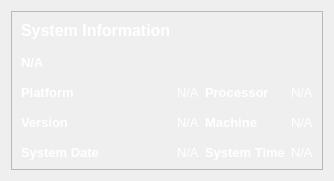
            <widget class="QWidget" name="system_information">
             <layout class="QVBoxLayout" name="verticalLayout_5">
              <item alignment="Qt::AlignTop">
               <widget class="QFrame" name="frame_3">
                <property name="frameShape">
                 <enum>QFrame::StyledPanel</enum>
                </property>
                <property name="frameShadow">
                 <enum>QFrame::Raised</enum>
                </property>
                <layout class="QGridLayout" name="gridLayout_5">
                 <property name="verticalSpacing">
                  <number>15</number>
                 </property>
                 <item row="3" column="0">
                  <widget class="QLabel" name="label_39">
                   <property name="font">
                    <font>
                     <pointsize>10</pointsize>
                     <weight>75</weight>
                     <bold>true</bold>
                    </font>
                   </property>
                   <property name="text">
                    <string>&lt;html&gt;&lt;head/&gt;&lt;body&gt;&lt;p&gt;&lt;span style=&quot; color:#ffffff;&quot;&gt;Version&lt;/span&gt;&lt;/p&gt;&lt;/body&gt;&lt;/html&gt;</string>
                   </property>
                  </widget>
                 </item>
                 <item row="4" column="2">
                  <widget class="QLabel" name="label_46">
                   <property name="font">
                    <font>
                     <pointsize>10</pointsize>
                     <weight>75</weight>
                     <bold>true</bold>
                    </font>
                   </property>
                   <property name="text">
                    <string>&lt;html&gt;&lt;head/&gt;&lt;body&gt;&lt;p&gt;&lt;span style=&quot; color:#ffffff;&quot;&gt;System Time&lt;/span&gt;&lt;/p&gt;&lt;/body&gt;&lt;/html&gt;</string>
                   </property>
                  </widget>
                 </item>
                 <item row="3" column="3">
                  <widget class="QLabel" name="system_machine">
                   <property name="font">
                    <font>
                     <pointsize>10</pointsize>
                    </font>
                   </property>
                   <property name="text">
                    <string>&lt;html&gt;&lt;head/&gt;&lt;body&gt;&lt;p&gt;&lt;span style=&quot; color:#ffffff;&quot;&gt;N/A&lt;/span&gt;&lt;/p&gt;&lt;/body&gt;&lt;/html&gt;</string>
                   </property>
                  </widget>
                 </item>
                 <item row="0" column="0">
                  <widget class="QLabel" name="label_36">
                   <property name="font">
                    <font>
                     <pointsize>12</pointsize>
                     <weight>75</weight>
                     <bold>true</bold>
                    </font>
                   </property>
                   <property name="text">
                    <string>&lt;html&gt;&lt;head/&gt;&lt;body&gt;&lt;p&gt;&lt;span style=&quot; color:#ffffff;&quot;&gt;System Information&lt;/span&gt;&lt;/p&gt;&lt;/body&gt;&lt;/html&gt;</string>
                   </property>
                  </widget>
                 </item>
                 <item row="4" column="0">
                  <widget class="QLabel" name="label_40">
                   <property name="font">
                    <font>
                     <pointsize>10</pointsize>
                     <weight>75</weight>
                     <bold>true</bold>
                    </font>
                   </property>
                   <property name="text">
                    <string>&lt;html&gt;&lt;head/&gt;&lt;body&gt;&lt;p&gt;&lt;span style=&quot; color:#ffffff;&quot;&gt;System Date&lt;/span&gt;&lt;/p&gt;&lt;/body&gt;&lt;/html&gt;</string>
                   </property>
                  </widget>
                 </item>
                 <item row="1" column="0">
                  <widget class="QLabel" name="system_system">
                   <property name="font">
                    <font>
                     <pointsize>10</pointsize>
                     <weight>75</weight>
                     <bold>true</bold>
                    </font>
                   </property>
                   <property name="text">
                    <string>&lt;html&gt;&lt;head/&gt;&lt;body&gt;&lt;p&gt;&lt;span style=&quot; color:#ffffff;&quot;&gt;N/A&lt;/span&gt;&lt;/p&gt;&lt;/body&gt;&lt;/html&gt;</string>
                   </property>
                  </widget>
                 </item>
                 <item row="2" column="1">
                  <widget class="QLabel" name="system_platform">
                   <property name="font">
                    <font>
                     <pointsize>10</pointsize>
                    </font>
                   </property>
                   <property name="text">
                    <string>&lt;html&gt;&lt;head/&gt;&lt;body&gt;&lt;p&gt;&lt;span style=&quot; color:#ffffff;&quot;&gt;N/A&lt;/span&gt;&lt;/p&gt;&lt;/body&gt;&lt;/html&gt;</string>
                   </property>
                  </widget>
                 </item>
                 <item row="2" column="3">
                  <widget class="QLabel" name="system_processor">
                   <property name="font">
                    <font>
                     <pointsize>10</pointsize>
                    </font>
                   </property>
                   <property name="text">
                    <string>&lt;html&gt;&lt;head/&gt;&lt;body&gt;&lt;p&gt;&lt;span style=&quot; color:#ffffff;&quot;&gt;N/A&lt;/span&gt;&lt;/p&gt;&lt;/body&gt;&lt;/html&gt;</string>
                   </property>
                  </widget>
                 </item>
                 <item row="3" column="2">
                  <widget class="QLabel" name="label_45">
                   <property name="font">
                    <font>
                     <pointsize>10</pointsize>
                     <weight>75</weight>
                     <bold>true</bold>
                    </font>
                   </property>
                   <property name="text">
                    <string>&lt;html&gt;&lt;head/&gt;&lt;body&gt;&lt;p&gt;&lt;span style=&quot; color:#ffffff;&quot;&gt;Machine&lt;/span&gt;&lt;/p&gt;&lt;/body&gt;&lt;/html&gt;</string>
                   </property>
                  </widget>
                 </item>
                 <item row="2" column="0">
                  <widget class="QLabel" name="label_38">
                   <property name="font">
                    <font>
                     <pointsize>10</pointsize>
                     <weight>75</weight>
                     <bold>true</bold>
                    </font>
                   </property>
                   <property name="text">
                    <string>&lt;html&gt;&lt;head/&gt;&lt;body&gt;&lt;p&gt;&lt;span style=&quot; color:#ffffff;&quot;&gt;Platform&lt;/span&gt;&lt;/p&gt;&lt;/body&gt;&lt;/html&gt;</string>
                   </property>
                  </widget>
                 </item>
                 <item row="4" column="1">
                  <widget class="QLabel" name="system_date">
                   <property name="font">
                    <font>
                     <pointsize>10</pointsize>
                    </font>
                   </property>
                   <property name="text">
                    <string>&lt;html&gt;&lt;head/&gt;&lt;body&gt;&lt;p&gt;&lt;span style=&quot; color:#ffffff;&quot;&gt;N/A&lt;/span&gt;&lt;/p&gt;&lt;/body&gt;&lt;/html&gt;</string>
                   </property>
                  </widget>
                 </item>
                 <item row="3" column="1">
                  <widget class="QLabel" name="system_version">
                   <property name="font">
                    <font>
                     <pointsize>10</pointsize>
                    </font>
                   </property>
                   <property name="text">
                    <string>&lt;html&gt;&lt;head/&gt;&lt;body&gt;&lt;p&gt;&lt;span style=&quot; color:#ffffff;&quot;&gt;N/A&lt;/span&gt;&lt;/p&gt;&lt;/body&gt;&lt;/html&gt;</string>
                   </property>
                  </widget>
                 </item>
                 <item row="4" column="3">
                  <widget class="QLabel" name="system_time">
                   <property name="font">
                    <font>
                     <pointsize>10</pointsize>
                    </font>
                   </property>
                   <property name="text">
                    <string>&lt;html&gt;&lt;head/&gt;&lt;body&gt;&lt;p&gt;&lt;span style=&quot; color:#ffffff;&quot;&gt;N/A&lt;/span&gt;&lt;/p&gt;&lt;/body&gt;&lt;/html&gt;</string>
                   </property>
                  </widget>
                 </item>
                 <item row="2" column="2">
                  <widget class="QLabel" name="label_44">
                   <property name="font">
                    <font>
                     <pointsize>10</pointsize>
                     <weight>75</weight>
                     <bold>true</bold>
                    </font>
                   </property>
                   <property name="text">
                    <string>&lt;html&gt;&lt;head/&gt;&lt;body&gt;&lt;p&gt;&lt;span style=&quot; color:#ffffff;&quot;&gt;Processor&lt;/span&gt;&lt;/p&gt;&lt;/body&gt;&lt;/html&gt;</string>
                   </property>
                  </widget>
                 </item>
                </layout>
               </widget>
              </item>
             </layout>
            </widget>
